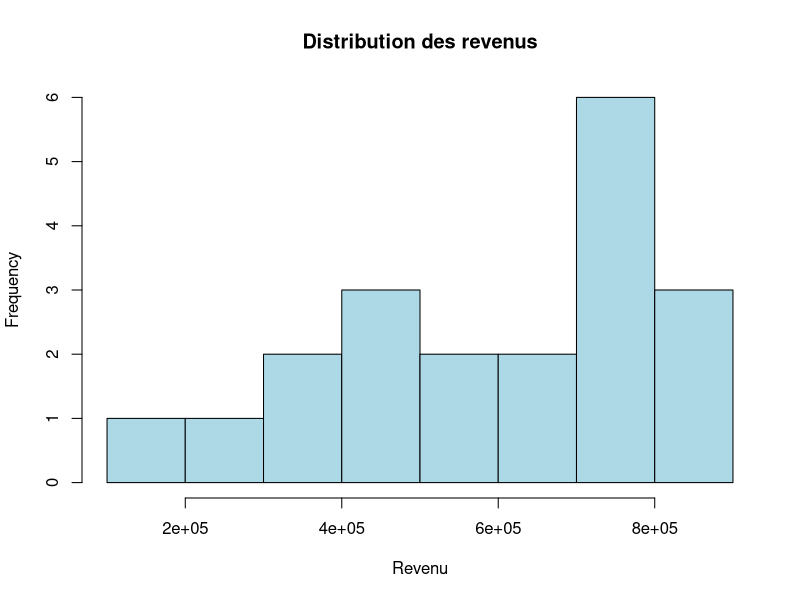
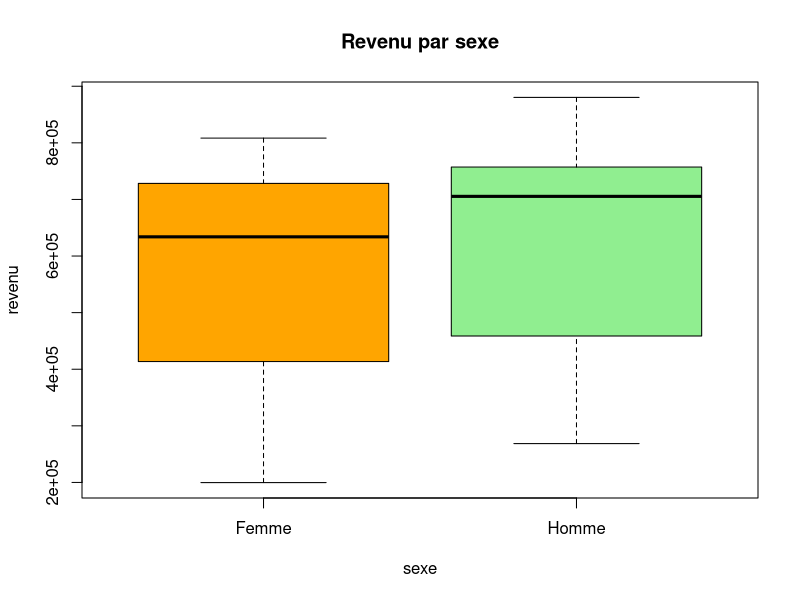

These charts were generated, in order, by the following R code:
# Mini-projet : Fonctions de base en R
# Auteur : Souleymane Daouda
# Objectif : Découvrir les fonctions de base de R à travers une analyse descriptive

# 1. Création d’un jeu de données simulé
set.seed(123)
age <- sample(18:60, 20, replace = TRUE)
revenu <- sample(150000:900000, 20, replace = TRUE)
sexe <- sample(c("Homme", "Femme"), 20, replace = TRUE)

donnees <- data.frame(age, revenu, sexe)

# 2. Aperçu du jeu de données
head(donnees)
str(donnees)
summary(donnees)

# 3. Quelques statistiques de base
mean(age)
median(revenu)
table(sexe)

# 4. Tri et filtrage
donnees_tries <- donnees[order(donnees$revenu, decreasing = TRUE), ]
donnees_hommes <- subset(donnees, sexe == "Homme")

# 5. Petites visualisations basiques
hist(donnees$revenu, main = "Distribution des revenus", col = "lightblue", xlab = "Revenu")
boxplot(revenu ~ sexe, data = donnees, col = c("orange", "lightgreen"), main = "Revenu par sexe")

# Fin du mini-projet
